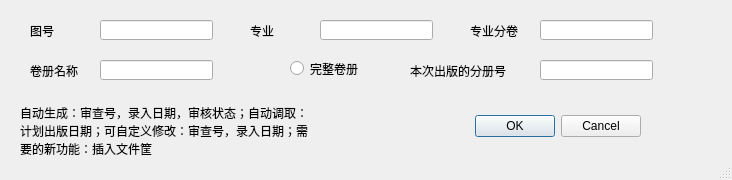
<?xml version="1.0" encoding="UTF-8"?>
<ui version="4.0">
 <class>Dialog_new_drawing</class>
 <widget class="QDialog" name="Dialog_new_drawing">
  <property name="geometry">
   <rect>
    <x>0</x>
    <y>0</y>
    <width>732</width>
    <height>180</height>
   </rect>
  </property>
  <property name="windowTitle">
   <string>新图纸</string>
  </property>
  <property name="sizeGripEnabled">
   <bool>true</bool>
  </property>
  <widget class="QDialogButtonBox" name="buttonBox">
   <property name="geometry">
    <rect>
     <x>300</x>
     <y>110</y>
     <width>341</width>
     <height>32</height>
    </rect>
   </property>
   <property name="orientation">
    <enum>Qt::Horizontal</enum>
   </property>
   <property name="standardButtons">
    <set>QDialogButtonBox::Cancel|QDialogButtonBox::Ok</set>
   </property>
  </widget>
  <widget class="QLabel" name="label_drawing_no">
   <property name="geometry">
    <rect>
     <x>30</x>
     <y>20</y>
     <width>51</width>
     <height>21</height>
    </rect>
   </property>
   <property name="text">
    <string>图号</string>
   </property>
  </widget>
  <widget class="QLineEdit" name="lineEdit_drawing_no">
   <property name="geometry">
    <rect>
     <x>100</x>
     <y>20</y>
     <width>113</width>
     <height>20</height>
    </rect>
   </property>
  </widget>
  <widget class="QLineEdit" name="lineEdit_profession">
   <property name="geometry">
    <rect>
     <x>320</x>
     <y>20</y>
     <width>113</width>
     <height>20</height>
    </rect>
   </property>
  </widget>
  <widget class="QLabel" name="label_profession">
   <property name="geometry">
    <rect>
     <x>250</x>
     <y>20</y>
     <width>51</width>
     <height>21</height>
    </rect>
   </property>
   <property name="text">
    <string>专业</string>
   </property>
  </widget>
  <widget class="QLabel" name="label_profession_vol">
   <property name="geometry">
    <rect>
     <x>470</x>
     <y>20</y>
     <width>51</width>
     <height>21</height>
    </rect>
   </property>
   <property name="text">
    <string>专业分卷</string>
   </property>
  </widget>
  <widget class="QLineEdit" name="lineEdit_profession_vol">
   <property name="geometry">
    <rect>
     <x>540</x>
     <y>20</y>
     <width>113</width>
     <height>20</height>
    </rect>
   </property>
  </widget>
  <widget class="QLineEdit" name="lineEdit_drawing_subvol_no">
   <property name="geometry">
    <rect>
     <x>540</x>
     <y>60</y>
     <width>113</width>
     <height>20</height>
    </rect>
   </property>
  </widget>
  <widget class="QLineEdit" name="lineEdit_drawing_name">
   <property name="geometry">
    <rect>
     <x>100</x>
     <y>60</y>
     <width>113</width>
     <height>20</height>
    </rect>
   </property>
  </widget>
  <widget class="QLabel" name="label_vol_name">
   <property name="geometry">
    <rect>
     <x>30</x>
     <y>60</y>
     <width>51</width>
     <height>21</height>
    </rect>
   </property>
   <property name="text">
    <string>卷册名称</string>
   </property>
  </widget>
  <widget class="QLabel" name="label_subvol_no">
   <property name="geometry">
    <rect>
     <x>410</x>
     <y>60</y>
     <width>111</width>
     <height>21</height>
    </rect>
   </property>
   <property name="text">
    <string>本次出版的分册号</string>
   </property>
  </widget>
  <widget class="QRadioButton" name="radioButton_integrity">
   <property name="geometry">
    <rect>
     <x>290</x>
     <y>60</y>
     <width>82</width>
     <height>17</height>
    </rect>
   </property>
   <property name="text">
    <string>完整卷册</string>
   </property>
  </widget>
  <widget class="QLabel" name="label_memo">
   <property name="geometry">
    <rect>
     <x>20</x>
     <y>90</y>
     <width>291</width>
     <height>81</height>
    </rect>
   </property>
   <property name="autoFillBackground">
    <bool>true</bool>
   </property>
   <property name="text">
    <string>自动生成：审查号，录入日期，审核状态；自动调取：计划出版日期；可自定义修改：审查号，录入日期；需要的新功能：插入文件筐</string>
   </property>
   <property name="wordWrap">
    <bool>true</bool>
   </property>
  </widget>
 </widget>
 <tabstops>
  <tabstop>lineEdit_drawing_no</tabstop>
  <tabstop>lineEdit_profession</tabstop>
  <tabstop>lineEdit_profession_vol</tabstop>
  <tabstop>lineEdit_drawing_name</tabstop>
  <tabstop>radioButton_integrity</tabstop>
  <tabstop>lineEdit_drawing_subvol_no</tabstop>
 </tabstops>
 <resources/>
 <connections>
  <connection>
   <sender>buttonBox</sender>
   <signal>accepted()</signal>
   <receiver>Dialog_new_drawing</receiver>
   <slot>accept()</slot>
   <hints>
    <hint type="sourcelabel">
     <x>248</x>
     <y>254</y>
    </hint>
    <hint type="destinationlabel">
     <x>157</x>
     <y>274</y>
    </hint>
   </hints>
  </connection>
  <connection>
   <sender>buttonBox</sender>
   <signal>rejected()</signal>
   <receiver>Dialog_new_drawing</receiver>
   <slot>reject()</slot>
   <hints>
    <hint type="sourcelabel">
     <x>316</x>
     <y>260</y>
    </hint>
    <hint type="destinationlabel">
     <x>286</x>
     <y>274</y>
    </hint>
   </hints>
  </connection>
 </connections>
</ui>
